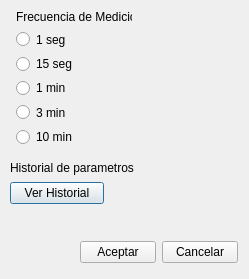
<?xml version="1.0" encoding="UTF-8"?>
<ui version="4.0">
 <class>Dialog</class>
 <widget class="QDialog" name="Dialog">
  <property name="geometry">
   <rect>
    <x>0</x>
    <y>0</y>
    <width>249</width>
    <height>279</height>
   </rect>
  </property>
  <property name="windowTitle">
   <string>Dialog</string>
  </property>
  <widget class="QWidget" name="layoutWidget">
   <property name="geometry">
    <rect>
     <x>10</x>
     <y>10</y>
     <width>122</width>
     <height>136</height>
    </rect>
   </property>
   <layout class="QFormLayout" name="formLayout">
    <item row="2" column="1">
     <widget class="QRadioButton" name="radioButton_1seg">
      <property name="text">
       <string>1 seg</string>
      </property>
     </widget>
    </item>
    <item row="3" column="1">
     <widget class="QRadioButton" name="radioButton_15seg">
      <property name="text">
       <string>15 seg</string>
      </property>
     </widget>
    </item>
    <item row="4" column="1">
     <widget class="QRadioButton" name="radioButton_1min">
      <property name="text">
       <string>1 min</string>
      </property>
     </widget>
    </item>
    <item row="5" column="1">
     <widget class="QRadioButton" name="radioButton_3min">
      <property name="text">
       <string>3 min</string>
      </property>
     </widget>
    </item>
    <item row="6" column="1">
     <widget class="QRadioButton" name="radioButton_10min">
      <property name="text">
       <string>10 min</string>
      </property>
     </widget>
    </item>
    <item row="1" column="1">
     <widget class="QLabel" name="label">
      <property name="text">
       <string>Frecuencia de Medicion</string>
      </property>
     </widget>
    </item>
   </layout>
  </widget>
  <widget class="QWidget" name="layoutWidget">
   <property name="geometry">
    <rect>
     <x>10</x>
     <y>160</y>
     <width>194</width>
     <height>44</height>
    </rect>
   </property>
   <layout class="QGridLayout" name="gridLayout">
    <item row="1" column="0">
     <widget class="QPushButton" name="pushButton_Ver_Historial">
      <property name="text">
       <string>Ver Historial</string>
      </property>
     </widget>
    </item>
    <item row="0" column="0" colspan="2">
     <widget class="QLabel" name="label_2">
      <property name="text">
       <string>Historial de parametros</string>
      </property>
     </widget>
    </item>
   </layout>
  </widget>
  <widget class="QWidget" name="layoutWidget">
   <property name="geometry">
    <rect>
     <x>80</x>
     <y>240</y>
     <width>158</width>
     <height>25</height>
    </rect>
   </property>
   <layout class="QGridLayout" name="gridLayout_2">
    <item row="0" column="0">
     <widget class="QPushButton" name="pushButton_Aceptar">
      <property name="text">
       <string>Aceptar</string>
      </property>
     </widget>
    </item>
    <item row="0" column="1">
     <widget class="QPushButton" name="pushButton_4">
      <property name="text">
       <string>Cancelar</string>
      </property>
     </widget>
    </item>
   </layout>
  </widget>
 </widget>
 <resources/>
 <connections>
  <connection>
   <sender>pushButton_4</sender>
   <signal>clicked()</signal>
   <receiver>Dialog</receiver>
   <slot>accept()</slot>
   <hints>
    <hint type="sourcelabel">
     <x>217</x>
     <y>242</y>
    </hint>
    <hint type="destinationlabel">
     <x>229</x>
     <y>207</y>
    </hint>
   </hints>
  </connection>
 </connections>
</ui>
